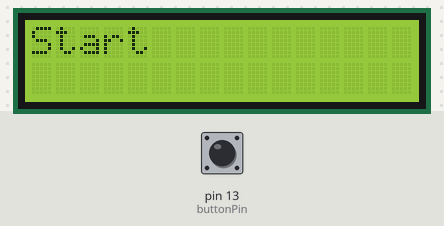
Recording of a sketch running on a simulated Arduino Uno, built with avr-gcc and run on an emulated ATmega328P. On the bench: 16×2 character LCD. The test bench sets the inputs (shaded band); at power-on: pin 13 (buttonPin) LOW. Random numbers use the default seed unless the sketch sets one.

Above: at 1.2 s.
1.3 s: pin 13 (buttonPin) pulled HIGH for 3.2 s
At 5.2 s:
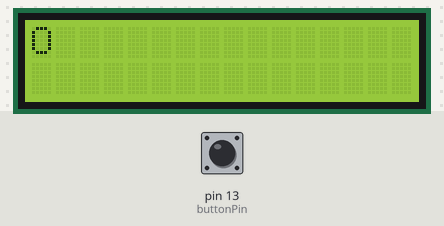
6.0 s: pin 13 (buttonPin) pulled HIGH for 0.15 s
At 7.1 s:
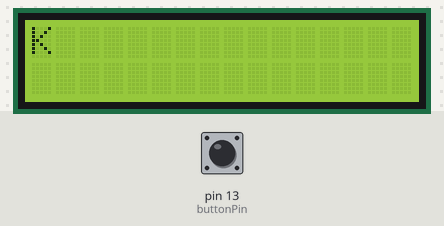
7.6 s: pin 13 (buttonPin) pulled HIGH for 1 s
At 9.4 s:
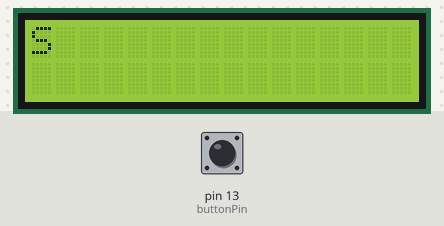
10.1 s: pin 13 (buttonPin) pulled HIGH for 0.15 s
At 10.17 s:
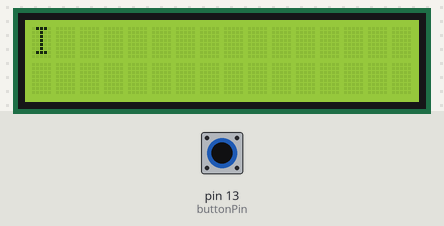
11.7 s: pin 13 (buttonPin) pulled HIGH for 1 s
At 13.8 s:
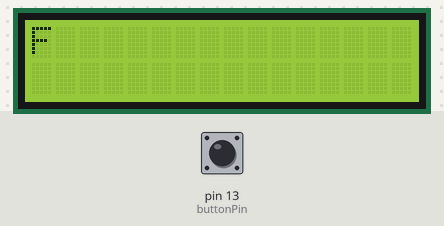
14.2 s: pin 13 (buttonPin) pulled HIGH for 3.2 s
At 18.6 s:
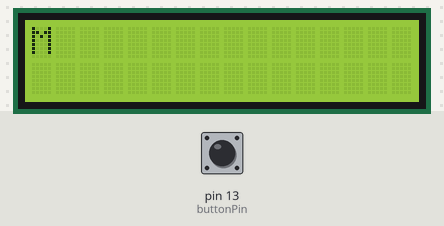
Timing chart, 0 to 19.9 s (numbered marks = the images above; inputs shaded):
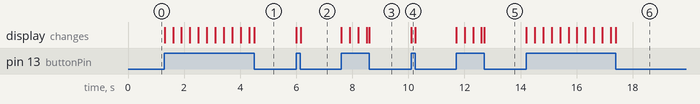

The sketch:

main.ino
```cpp
/** Arduino character randomizer by Patrick Ratzow (2016)
 * Randomizes a character ranging from A-V using a button.
 *
 * Useful if you need reference on how to use a LCD panel
 * or if you need to just need an idea how to randomize and apply it.
 */

/**
 * Include the LiquidCrystal library
 * Used for the LCD display that's used in this program
 */
#include <LiquidCrystal.h>
/**
 * Declare lcd variable with the datatype LiquidCrystal
 * There's 6 parameters, 1 for each pin.
 * For specifics about the parameters https://www.arduino.cc/en/Reference/LiquidCrystalConstructor
 */
LiquidCrystal lcd(12, 11, 5, 4, 3, 2);
/**
 * Used for the active character.
 */
char activeChar;
/**
 * Which pin is the button connected to on the Arduino board?
 */
unsigned int buttonPin = 13;
/**
 * Works as a switch for the button, so it doesnt shift constantly in loop()
 */
unsigned long buttonLastUsed = 0;
/**
 * Amount of seconds to wait for the character to change.
 * Functions as a cooldown, primarily used to prevent a new character every time loop() is called
 * and button is pressed. But could also be adjusted to suit your own needs, if you come up with a new rule.
 */
float buttonDelay = 0.35;

void setup() {
 /**
  * Feed the psuedo-random generator with random noice.
  * This helps with randomness, doesn't make it real random though.
  */
  randomSeed(analogRead(0));
 /**
  * Initialize the LCD display.
  * Works like a box with dimensions
  * x = 16
  * y = 2
  */
  lcd.begin(16, 2);
 /**
  * Set the cursor to 0, 0
  * This is where what we print is rendered
  */
  lcd.setCursor(0, 0);
 /**
  * Print the message that's shown upon startup.
  */
  lcd.print("Start");
}

void loop() {
  /* Check if the button is down aka pressed */
  checkButtonPressed();
}

void checkButtonPressed() {
  /* Read the digital pin thats defined at top of file */
  int button = digitalRead(buttonPin);
  /**
   * Localize the getSeconds() as a variable
   * The code will execute faster by localizing it as a variable instead of calling getSeconds() twice.
   * Micro-optimizations ¯\_(ツ)_/¯
   */
  unsigned long seconds = getSeconds();
  /**
   * If the button is not down it will return 0
   * If the button is down it will return 1
   * getSeconds() returns amount of seconds since the board started by doing millis() * 1000
   *
   */
  if (button != 0 && seconds >= buttonLastUsed) {
    buttonPressed();
    /* Set $buttonLastUsed to now + $buttonDelay */
    buttonLastUsed = seconds + buttonDelay;
  }
}
/**
 * Returns amount of seconds since the board started up.
 */
unsigned long getSeconds() {
  return millis() / 1000;
}
/**
 * Sets $activeChar to a new letter.
 *
 * Calls setCharacter() and generateCharacter()
 */
void buttonPressed() {
  /* Declare $character as a boolean and have it false by default */
  boolean character = false;

  /* If $character is false then execute code inside */
  while (!character) {
    /**
     * set $character to true or false.
     * Will be true if setCharacter(generateCharacter()) set $activeChar to something new.
     * Otherwise $character will be false.
     */
    character = setCharacter(generateCharacter());

    /* If $character is true then then call renderCharacter() */
    if (character) {
      renderCharacter();
    }
  }
}
/**
 * Clears the LCD panel and renders $activeChar onto it.
 */
void renderCharacter() {
  lcd.clear();
  lcd.print(activeChar);
}
/**
 * @param char $character
 *
 * @return bool. Whether it was a success or not.
 *
 * Checks if a character matches the parameter.
 * If it matches the method will return false.
 * If it doesn't match the method will set $activeChar to @param character and return true
 */
bool setCharacter(char character) {
  if (character == activeChar) {
    /* @param $character matches $activeChar. EJECT! */
    return false;
  }

  /* Set $activeChar to character */
  activeChar = character;

  /* Everything went as planned, return true to indicate it was a success */
  return true;
}
/**
 * Generates a random character ranging from A-V
 *
 * @return char
 */
char generateCharacter() {
  /**
   * Declare randNumber as datatype char.
   * This is the variable that the random character gets set to.
   */
  char randNumber;

  randNumber = round(random(65, 86)); /* A-V, only uppercase. */
  /**
   * Return the character.
   */
  return randNumber;
}
```

Measured:
- after the input at 1.3 s, the display: first changes at once (image 1 shows a later state)
- after the input at 6.0 s, the display: first changes at once (image 2 shows a later state)
- after the input at 7.6 s, the display: first changes at once (image 3 shows a later state)
- after the input at 10.1 s, the display: changes at once (image 4)
- after the input at 11.7 s, the display: first changes at once (image 5 shows a later state)
- after the input at 14.2 s, the display: first changes at once (image 6 shows a later state)
